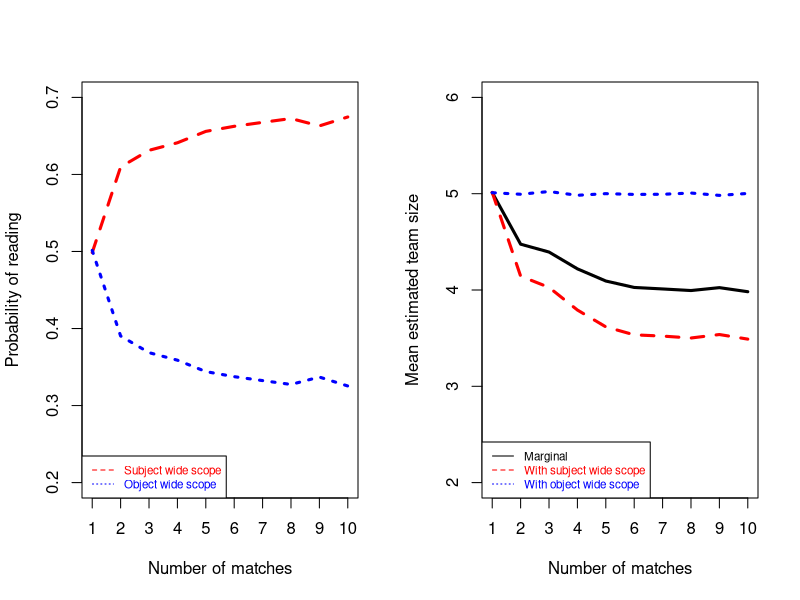

The R script that drew this image: (Note: this script raises an error after producing the figure.)
some = function(v) return(mean(v) > 0) # check at least one T in vector of booleans

#sim = function(players.per.team, matches.played, n.sims) {
sim.no.condition = function(n.sims) {
  num.accepted = 0
  counts = c(s=0, o=0)
  while (num.accepted < n.sims) {
    reading = sample(c('s', 'o'), 1)
    num.players = 12
  players.per.team = sample(1:6, 1)
  matches.played = sample(1:6, 1)
# from 2 teams to as many teams as possible given team size constraints
    players.in.matches = sapply(1:matches.played, FUN=function(i){return(sample(1:num.players, 2*players.per.team, replace=F))})
  sws.true = length(unique(as.vector(players.in.matches))) == num.players
  #  sws.true = length(unique(as.vector(players.in.matches))) > (num.players/2)

  ows.true = some(apply(players.in.matches, FUN=function(v){return(length(v) == num.players)}, MARGIN=2))
  #  ows.true = some(apply(players.in.matches, FUN=function(v){return(length(v) > num.players/2)}, MARGIN=2))
    if (reading == 's' && sws.true) {
      num.accepted = num.accepted + 1
      counts[1] = counts[1] + 1
    }
    if (reading == 'o' && ows.true) {
      num.accepted = num.accepted + 1
      counts[2] = counts[2] + 1
    }
  }
  return(counts)
}

no.condition = sim.no.condition(1000)

sim.fixing.n.matches = function(n.sims) {
  results = matrix(NA, nrow=(n.sims*10), ncol=3)
  rownames(results) = paste('sim', 1:(n.sims*10), sep='')
  colnames(results) = c('Reading', 'team.size', 'matches.played')
  for (matches.played in 1:10) {
    counter = (matches.played - 1) * n.sims
    num.accepted = 0
    while (num.accepted < n.sims) {
      reading = sample(c('s', 'o'), 1)
      num.players = 12
      players.per.team = sample(1:6, 1)
    # from 2 teams to as many teams as possible given team size constraints
      players.in.matches = sapply(1:matches.played, FUN=function(i){return(sample(1:num.players, 2*players.per.team, replace=F))})
    #  sws.true = length(unique(as.vector(players.in.matches))) == num.players
      sws.true = length(unique(as.vector(players.in.matches))) > (num.players/2)
    
    #  ows.true = some(apply(players.in.matches, FUN=function(v){return(length(v) == num.players)}, MARGIN=2))
      ows.true = some(apply(players.in.matches, FUN=function(v){return(length(v) > num.players/2)}, MARGIN=2))
      if (reading == 's' && sws.true) {
        num.accepted = num.accepted + 1
        results[counter + num.accepted,] = c('s', players.per.team, matches.played)
      }
      if (reading == 'o' && ows.true) {
        num.accepted = num.accepted + 1
        results[counter + num.accepted,] = c('o', players.per.team, matches.played)
      }
    }
  }
  results[,2] = as.numeric(results[,2])
  results[,3] = as.numeric(results[,3])
  return(results)
}

varying.matches = sim.fixing.n.matches(10000)
subj = rep(NA, 10)
obj = rep(NA, 10)
team.size = rep(NA, 10)
sws.team.size = rep(NA, 10)
ows.team.size = rep(NA, 10)
par(mfrow=c(1,2))
for (i in 1:10) {
  subj[i] = length(which(varying.matches[,1] == 's' & varying.matches[,3] == i))/length(which(varying.matches[,3] == i))
  obj[i] = length(which(varying.matches[,1] == 'o' & varying.matches[,3] == i))/length(which(varying.matches[,3] == i))
  team.size[i] = mean(as.numeric(varying.matches[which(varying.matches[,3]==i),2]))
  sws.team.size[i] = mean(as.numeric(varying.matches[which(varying.matches[,3]==i & varying.matches[,1]=='s'),2]))
  ows.team.size[i] = mean(as.numeric(varying.matches[which(varying.matches[,3]==i & varying.matches[,1]=='o'),2]))
}
par(mfrow=c(1,2))
plot(subj, type='l', col='red', ylim=c(.2,.7), xlab="Number of matches", ylab="Probability of reading", lwd=3, xaxt='n', lty=2)
axis(1, 1:10)
lines(obj, type='l', col='blue', lty=3, lwd=3)
legend('bottomleft', c("Subject wide scope", "Object wide scope"), text.col=c('red', 'blue'), lty=c(2,3), col=c('red', 'blue'), cex=.7)

plot(team.size, xaxt='n', col='black', ylim=c(2,6), xlab="Number of matches", ylab="Mean estimated team size", type='l', lwd=3)
axis(1, 1:10)
lines(sws.team.size, col='red', lty=2, lwd=3)
lines(ows.team.size, col='blue', lty=3, lwd=3)
legend('bottomleft', c("Marginal", "With subject wide scope", "With object wide scope"), text.col=c('black', 'red', 'blue'), lty=c(1,2,3), col=c('black', 'red', 'blue'), cex=.7)

# scalar implicature
num.matches = 3
players.per.team = 4
players = 1:12
# jane = 1
n.sims = 100000
played = sapply(1:n.sims, FUN=function(t){
		players = as.vector(sapply(1:num.matches, FUN=function(i){sample(players, size=players.per.team*2, replace=F)}))
		return(length(which(players==1)))
	})

#L0
par(mfrow=c(1,2))
prior.prob = table(played)/n.sims
l0.probabilities.given.some = c(0, prior.prob[2:4]/sum(prior.prob[2:4]))
l0.probabilities.given.all = c(0, 0, 0, 1)
plot(prior, type='b', pch=19, col='black', lwd=3, xlab="Number of matches Jane played in", ylab="Probability according to literal listener", xlim=c(0,3), ylim=c(0,1), main="Literal listener")
lines(0:3, l0.probabilities.given.some, type='b', lty=2, lwd=3, col='red')
lines(0:3, l0.probabilities.given.all, type='b', lty=3, lwd=3, col='blue')
legend(x=0, y=.6, c('Prior', 'Some', "All"), lty=c(1,2,3), col=c('black','red', 'blue'), text.col=c('black','red', 'blue'), cex=2)

#L1 probs
L1.posterior.some = prior * c(0,utt.some)
L1.posterior.some = L1.posterior.some/sum(L1.posterior.some)
L1.posterior.all = prior * c(0,utt.all)
L1.posterior.all = L1.posterior.all/sum(L1.posterior.all)
plot(prior, type='b', pch=19, col='black', lwd=3, xlab="Number of matches Jane played in", ylab="Probability according to reflective listener", xlim=c(0,3), ylim=c(0,1), main="Pragmatic listener")
#plot(0:3, L1.posterior.some, xaxt='n', type='b', pch=19, col='red', lwd=3, xlab="Number of matches Jane played in", ylab="Probability according to reflective listener", ylim=c(0,1), main="Pragmatic listener")
axis(1, 0:3)
lines(L1.posterior.some, type='b', lty=2, pch=19,lwd=3, col='red')
lines(L1.posterior.all, type='b', lty=3, pch=19,lwd=3, col='blue')
legend(x=0, y=.6,  c('Prior','Some', "All"), lty=c(1,2,3), col=c('black','red', 'blue'), text.col=c('black','red', 'blue'), cex=2)

# S1 probs
par(mfrow=c(1,1))
norm = l0.probabilities.given.all[4]+l0.probabilities.given.some[4]
utt.some = c(1, 1, l0.probabilities.given.some[4]/norm)
utt.all = c(0, 0, l0.probabilities.given.all[4]/norm)
plot(1:3, utt.some, xaxt='n', type='b', pch=19, col='red', lwd=3, xlab="Number of matches Jane played in", ylab="Probability that speaker chooses utterance", ylim=c(0,1), main="Speaker", xlim=c(-1,3))
axis(1, 0:3)
lines(utt.all, type='b', lty=2, lwd=3, col='blue')
lines(0:3, c(1, 0, 0, 0), col='black', lwd=3, lty=3)
#legend(x=0, y=.6, c('None', 'Some', "All"), lty=c(3, 1,2), col=c('black', 'red', 'blue'), text.col=c('black', 'red', 'blue'), cex=2)
legend('bottomleft', c('None', 'Some', "All"), lty=c(3, 1,2), col=c('black', 'red', 'blue'), text.col=c('black', 'red', 'blue'), cex=2)







